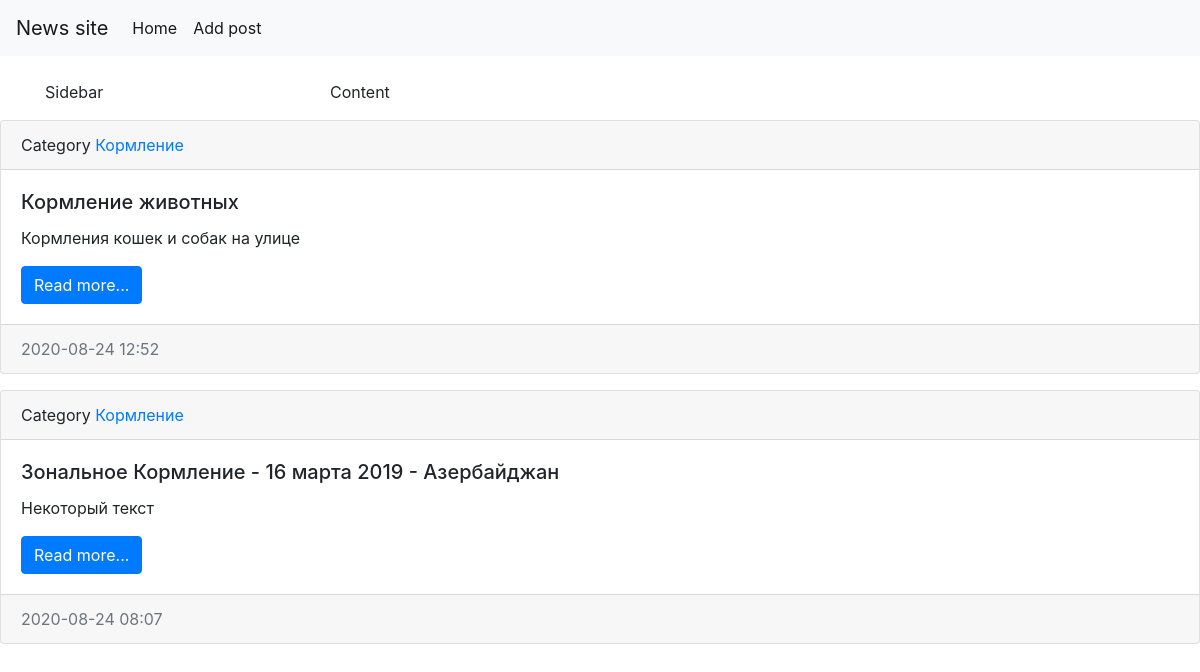
Page /category/1/ on the committed database.
### reports/models.py (models this page shows, shortened)
class Report(models.Model):
    title = models.CharField(max_length=150, verbose_name="Имя статьи")
    content = models.TextField(blank=True, verbose_name="Контент")
    updated_at = models.DateTimeField(auto_now=True, verbose_name="Дата обновления")
    category = models.ForeignKey('Category', on_delete=models.PROTECT, null=True)
    created_at = models.DateTimeField(auto_now_add=True, verbose_name="Дата создания")
    is_published = models.BooleanField(default=True, verbose_name="Опубликовано")
    class Meta:
        verbose_name = "Отчет"
        verbose_name_plural = "Отчеты"
        ordering = ['-created_at']

class Category(models.Model):
    title = models.CharField(max_length=150, db_index=True, verbose_name='Название категори')
    def __str__(self):
        return self.title
    class Meta:
        verbose_name = "Категория"
        verbose_name_plural = "Категории"
        ordering = ['title']

### reports/views.py (the view)
# urls.py: path('category/<int:category_id>/', get_category, name = "category"),
def get_category(request, category_id):
    reports = Report.objects.filter(category_id = category_id)
    category =  Category.objects.get(pk = category_id)
    context = {
        'reports': reports,
        'category': category,
    }
    return render(request, template_name='reports/category.html', context=context)

### templates/reports/category.html
{% include 'base.html' %}
{% block content %}
    {% for item in reports %}
        <div class="card mb-3">
            <div class="card-header">
                Category <a href="{% url 'category' item.category.pk %}">{{ item.category }}</a>
            </div>
            <div class="card-body">
                <div class="media">
                    <div class="media-body">
                        <h5 class="card-title">{{ item.title }}</h5>
                        <p class="card-text">{{ item.content }}</p>
                        <a href="#" class="btn btn-primary">Read more...</a>
                    </div>
                </div>
            </div>
            <div class="card-footer text-muted">
                {{ item.created_at|date:"Y-m-d H:i" }}
            </div>
        </div>
    {% endfor %}
{% endblock %}

### date_warehouse/static/css/style.css (style rules this page uses)
body { background-color: white; }

### rows in the picture
Report: category "Кормление", title "Кормление животных", content "Кормления кошек и собак на улице", created_at "2020-08-24 12:52"
Report: category "Кормление", title "Зональное Кормление - 16 марта 2019 - Азербайджан", content "Некоторый текст", created_at "2020-08-24 08:07"
